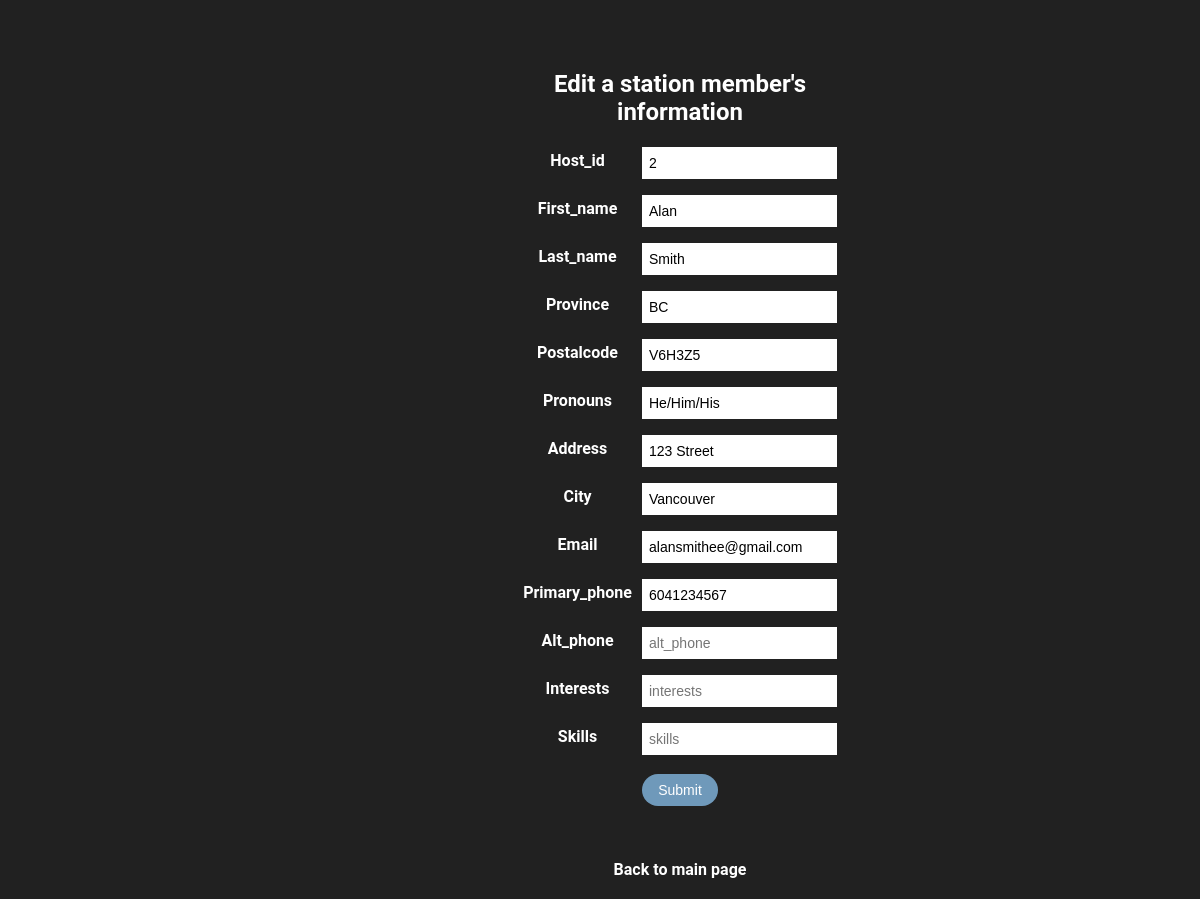
The page /updatestationmember.php?host_id=2 on the database its author committed.
### tables this page shows
CREATE TABLE station_members(
    host_id INTEGER AUTO_INCREMENT,
    first_name VARCHAR(255),
    last_name VARCHAR(255),
    province VARCHAR(2),
    postalcode VARCHAR(6),
    pronouns VARCHAR(50),
    address VARCHAR(255),
    city VARCHAR(50),
    email VARCHAR(255),
    primary_phone VARCHAR(25),
    alt_phone VARCHAR(25),
    interests VARCHAR(255),
    skills VARCHAR(255),
    PRIMARY KEY (host_id)
     
);

### common.php (called while the page is built)
<?php
function escape($html) {
    return htmlspecialchars($html, ENT_QUOTES | ENT_SUBSTITUTE, "UTF-8");
}

### public/updatestationmember.php (the view, shortened to what this page needs)
<?php
require "../config.php";
require "../common.php";
if (isset($_GET['host_id'])) {
    try {
        $connection = new PDO($dsn, $username, $password, $options);
        $id = $_GET['host_id'];
        $sql = "SELECT * FROM station_members WHERE host_id = :host_id";
        $statement = $connection->prepare($sql);
        $statement->bindValue(':host_id', $id);
        $statement->execute();
        $user = $statement->fetch(PDO::FETCH_ASSOC);
    } catch(PDOException $error) {
        echo $sql . "<br>" . $error->getMessage();
    }
} else {
    echo "This user could not be found!";
    exit;
}
?>
<?php require "templates/header.php"; ?>
<head>
    <link rel="stylesheet" href="css/subpage.css" />
</head>
<div class="Main">
  <div style="padding-left: 500px; padding-right: 500px" class="Result">
    <h2 style="margin:0px; padding: 20px">Edit a station member's information</h2>
    <form method="post">
        <?php foreach ($user as $key => $value) : ?>
          <div class="form-group">
            <label for="<?php echo $key; ?>"><?php echo ucfirst($key); ?></label>
            <input class="input-control" placeholder="<?php echo $key; ?>" type="text" name="<?php echo $key; ?>" id="<?php echo $key; ?>" value="<?php echo escape($value); ?>"
                  <?php echo ($key === 'id' ? 'readonly' : null); ?>>
          </div>
        <?php endforeach; ?>
        <input type="submit" name="submit" value="Submit">
    </form>
  </div>
  <div style="padding:20px; font-weight:bold" class="Footer-Overflow">
        <a href="index.php">Back to main page</a>
  </div>
</div>
<?php require "templates/footer.php"; ?>

### public/css/style.css (style rules this page uses)
a:link { color: white; text-decoration: none; }

### public/css/subpage.css (style rules this page uses)
.Main { margin: auto; text-align: center; display: grid; grid-template-columns: 1fr; grid-column-gap: 20px; grid-template-rows: 3fr 8fr 1fr; grid-template-areas: "input" "result" "footer"; grid-row-gap: 20px; justify-items: stretch; align-items: stretch; height: 100vh; max-width: 1600px; background-color: #212121; font-family: "Roboto", sans-serif; color: white; overflow: scroll; }
.Result { grid-area: result; margin: 10px; text-align: center !important; }
input[type="submit"] { background-color: #6f99ba; border: none; color: white; padding: 8px 16px; text-decoration: none; margin: 4px 2px; cursor: pointer; border-radius: 18px; font-size: 14px; }
input[type="text"], select { border: none; padding: 8px 7px; text-decoration: none; margin: 4px 2px; font-size: 14px; }
.form-group { display: flex; flex-direction: row; padding: 5px; }
.form-group label { flex: none; display: block; width: 125px; font-weight: bold; font-size: 1em; }
.form-group .input-control { flex: 1 1 auto; display: block; margin-bottom: 10px; margin-right: 8px; margin-top: -4px; }
a { font-weight: bold; }

### rows shown on the page
station_members: host_id "2", first_name "Alan", last_name "Smith", province "BC", postalcode "V6H3Z5", pronouns "He/Him/His", address "123 Street", city "Vancouver", email "alansmithee@gmail.com", primary_phone "6041234567"

### other values the page prints
$key "Host_id"
$key "First_name"
$key "Last_name"
$key "Province"
$key "Postalcode"
$key "Pronouns"
$key "Address"
$key "City"
$key "Email"
$key "Primary_phone"
$key "Alt_phone"
$key "Interests"
$key "Skills"
